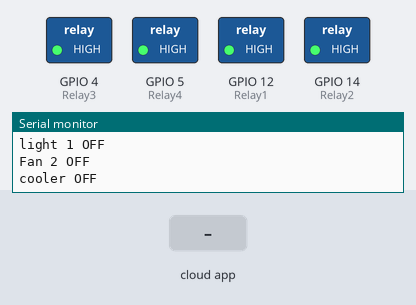
Simulated run of this sketch. Board: ESP8266 (NodeMCU). On the bench: switched loads named in the sketch (green lamp = pin HIGH), the last lines printed to the serial monitor. Inputs (shaded band) come from the test bench. WiFi joins after 1.5 s; servers stay silent unless stated; the Firebase database answers and starts empty.

Above: at 3.3 s.
3.4 s: the phone or cloud app sets light to 1
At 4.3 s:
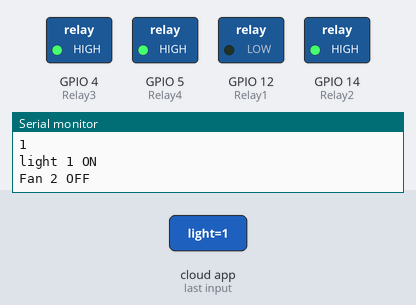
4.9 s: the phone or cloud app sets fan to 1
At 6.5 s:
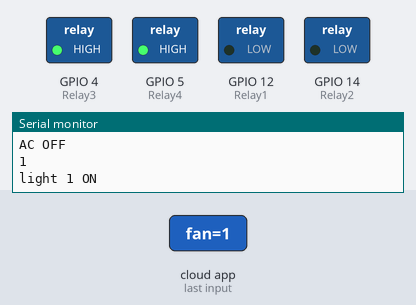
6.9 s: the phone or cloud app sets cooler to 1
At 8.5 s:
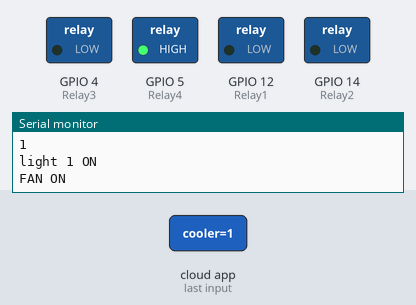
8.8 s: the phone or cloud app sets ac to 1
At 9.6 s:
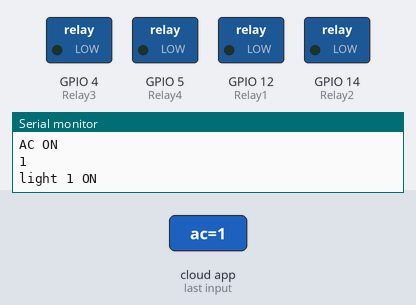
10.8 s: the phone or cloud app sets light to 0
At 11.8 s:
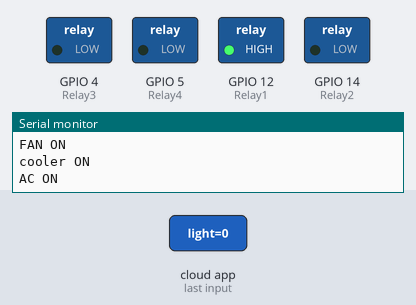
12.7 s: the phone or cloud app sets fan to 0
At 14.0 s:
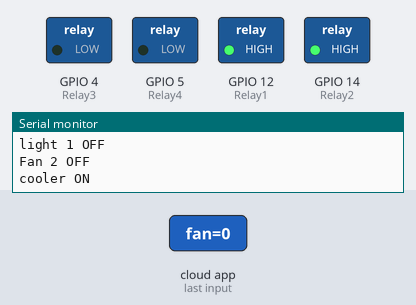
Timing chart, 0 to 15.7 s (numbered marks = the images above; inputs shaded):
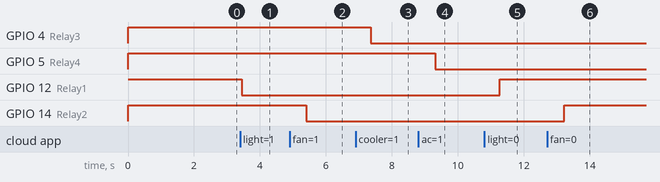

Measured:
- after the input at 3.4 s, GPIO 12 (Relay1): HIGH → LOW after 0.05 s
- after the input at 4.9 s, GPIO 14 (Relay2): HIGH → LOW after 0.51 s
- after the input at 6.9 s, GPIO 4 (Relay3): HIGH → LOW after 0.46 s
- after the input at 8.8 s, GPIO 5 (Relay4): HIGH → LOW after 0.51 s
- after the input at 10.8 s, GPIO 12 (Relay1): LOW → HIGH after 0.46 s
- after the input at 12.7 s, GPIO 14 (Relay2): LOW → HIGH after 0.52 s

The sketch:

firebase-nodemcu-homeautomation.ino
```cpp
#include <ESP8266WiFi.h>
#include<FirebaseArduino.h>
// give firebase details
#define FIREBASE_HOST "firebasedb name"
#define FIREBASE_AUTH "secret_token"
#define WIFI_SSID "SSID"
#define WIFI_PASSWORD "PSW"                                //Password of your wifi network

#define Relay1 12 //D6
int val1;

#define Relay2 14 //D2
int val2;

#define Relay3 4  //D1
int val3;

#define Relay4 5 //D5
int val4;

void setup()
{
  Serial.begin(115200);          // Select the same baud rate on Serial Monitor for debug
  pinMode(Relay1,OUTPUT);
  pinMode(Relay2,OUTPUT);
  pinMode(Relay3,OUTPUT);
  pinMode(Relay4,OUTPUT);

  digitalWrite(Relay1,HIGH);
  digitalWrite(Relay2,HIGH);
  digitalWrite(Relay3,HIGH);
  digitalWrite(Relay4,HIGH);


  WiFi.begin(WIFI_SSID,WIFI_PASSWORD);
  Serial.print("connecting");
  while (WiFi.status()!=WL_CONNECTED){
    Serial.print(".");
    delay(500);
  }
  Serial.println();
  Serial.print("connected:");
  Serial.println(WiFi.localIP());

  Firebase.begin(FIREBASE_HOST,FIREBASE_AUTH);
  Firebase.setString("light","0");
  Firebase.setString("fan","0");
  Firebase.setString("cooler","0");
  Firebase.setString("ac","0");

}
void firebasereconnect()
{
  Serial.println("Trying to reconnect");
    Firebase.begin(FIREBASE_HOST, FIREBASE_AUTH);
  }

void loop()
{
  if (Firebase.failed())
      {
      Serial.print("setting number failed:");
      Serial.println(Firebase.error());
      firebasereconnect();
      return;
      }

  val1=Firebase.getString("light").toInt();                 //value  from the firebase
  Serial.println(val1);
  if(val1==1)                                                             // If, the Status is 1, turn on the Relay1
     {
      digitalWrite(Relay1,LOW);
      Serial.println("light 1 ON");
    }
    else if(val1==0)                                                      // If, the Status is 0, turn Off the Relay1
    {
      digitalWrite(Relay1,HIGH);
      Serial.println("light 1 OFF");
    }

  val2=Firebase.getString("fan").toInt();     //value  from the firebase
  //Serial.println(val2);
  if(val2==1)                                                             // If, the Status is 1, turn on the Relay2
     {
      digitalWrite(Relay2,LOW);
      Serial.println("FAN ON");
    }
    else if(val2==0)                                                      // If, the Status is 0, turn Off the Relay2
    {
      digitalWrite(Relay2,HIGH);
      Serial.println("Fan 2 OFF");
    }

   val3=Firebase.getString("cooler").toInt();  //value  from the firebase
  //Serial.println(val3);
  if(val3==1)                                    // If, the Status is 1, turn on the Relay3
     {
      digitalWrite(Relay3,LOW);
      Serial.println("cooler ON");
    }
    else if(val3==0)                            // If, the Status is 0, turn Off the Relay3
    {
      digitalWrite(Relay3,HIGH);
      Serial.println("cooler OFF");
    }

   val4=Firebase.getString("ac").toInt();         //value  from the firebase
   //Serial.println(val4);
  if(val4==1)                                    // If, the Status is 1, turn on the Relay4
     {
      digitalWrite(Relay4,LOW);
      Serial.println("AC ON");
    }
    else if(val4==0)                         // If, the Status is 0, turn Off the Relay4
    {
      digitalWrite(Relay4,HIGH);
      Serial.println("AC OFF");
    }


}
```
